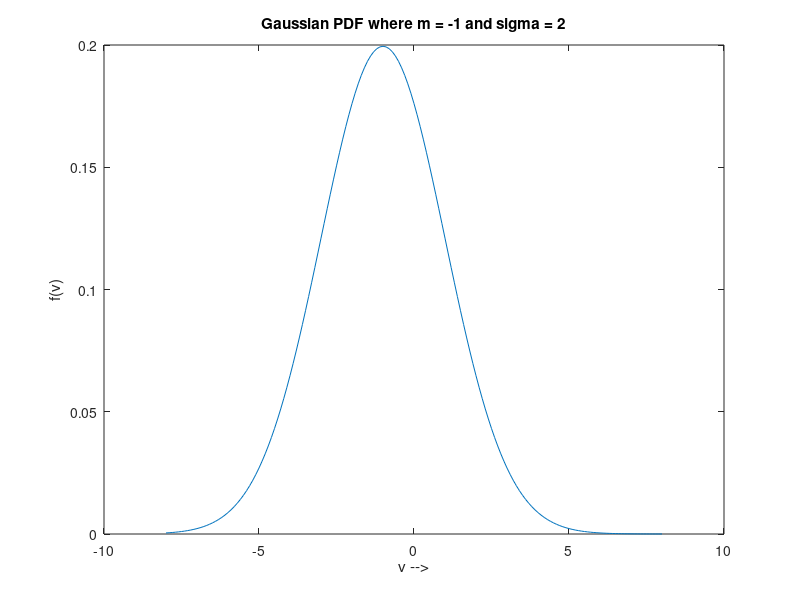

The MATLAB source for this figure:
% File: Example6_01 for Example 6-1

clear;
clf

% Select values for the mean, m, and for the 
% Standard Deviation, sigma
m      = -1;
sigma  = 2;

v = -8:0.1:8;

% Compute f(v)
for (i = 1:1:length(v))
    f(i) = (1/(sqrt(2*pi)*sigma))*exp(-(v(i)-m)^2/(2*sigma^2));
end;


% Plot result
plot(v,f);
xlabel('v -->');
ylabel('f(v)');
title('Gaussian pdf');
title(['Gaussian PDF where m = ',num2str(m),' and sigma = ',num2str(sigma)]);
